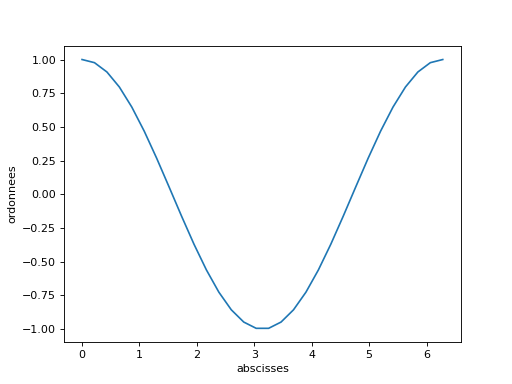

Python code for this plot:
import numpy as np
import matplotlib.pyplot as plt

x = np.linspace(0, 2*np.pi, 30)
y = np.cos(x)
plt.plot(x, y)
plt.xlabel("abscisses")
plt.ylabel("ordonnees")

plt.show()
